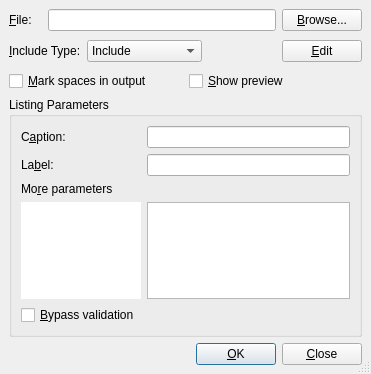
<ui version="4.0" >
 <class>IncludeUi</class>
 <widget class="QDialog" name="IncludeUi" >
  <property name="geometry" >
   <rect>
    <x>0</x>
    <y>0</y>
    <width>371</width>
    <height>374</height>
   </rect>
  </property>
  <property name="windowTitle" >
   <string/>
  </property>
  <property name="sizeGripEnabled" >
   <bool>true</bool>
  </property>
  <layout class="QGridLayout" >
   <property name="margin" >
    <number>9</number>
   </property>
   <property name="spacing" >
    <number>6</number>
   </property>
   <item row="3" column="0" colspan="6" >
    <widget class="QGroupBox" name="listingsGB" >
     <property name="sizePolicy" >
      <sizepolicy>
       <hsizetype>7</hsizetype>
       <vsizetype>7</vsizetype>
       <horstretch>0</horstretch>
       <verstretch>0</verstretch>
      </sizepolicy>
     </property>
     <property name="title" >
      <string>Listing Parameters</string>
     </property>
     <layout class="QGridLayout" >
      <property name="margin" >
       <number>9</number>
      </property>
      <property name="spacing" >
       <number>6</number>
      </property>
      <item row="3" column="1" >
       <widget class="QTextEdit" name="listingsED" >
        <property name="sizePolicy" >
         <sizepolicy>
          <hsizetype>5</hsizetype>
          <vsizetype>7</vsizetype>
          <horstretch>0</horstretch>
          <verstretch>0</verstretch>
         </sizepolicy>
        </property>
        <property name="minimumSize" >
         <size>
          <width>0</width>
          <height>0</height>
         </size>
        </property>
       </widget>
      </item>
      <item row="4" column="0" colspan="2" >
       <widget class="QCheckBox" name="bypassCB" >
        <property name="toolTip" >
         <string>Check it to enter parameters that are not recognizable by LyX</string>
        </property>
        <property name="text" >
         <string>&amp;Bypass validation</string>
        </property>
       </widget>
      </item>
      <item row="0" column="1" >
       <widget class="QLineEdit" name="captionLE" >
        <property name="minimumSize" >
         <size>
          <width>150</width>
          <height>0</height>
         </size>
        </property>
       </widget>
      </item>
      <item row="0" column="0" >
       <widget class="QLabel" name="captionLabel" >
        <property name="text" >
         <string>C&amp;aption:</string>
        </property>
        <property name="buddy" >
         <cstring>captionLE</cstring>
        </property>
       </widget>
      </item>
      <item row="1" column="1" >
       <widget class="QLineEdit" name="labelLE" />
      </item>
      <item row="1" column="0" >
       <widget class="QLabel" name="labelLabel" >
        <property name="text" >
         <string>La&amp;bel:</string>
        </property>
        <property name="buddy" >
         <cstring>labelLE</cstring>
        </property>
       </widget>
      </item>
      <item row="2" column="0" colspan="2" >
       <widget class="QLabel" name="label_3" >
        <property name="text" >
         <string>Mo&amp;re parameters</string>
        </property>
        <property name="buddy" >
         <cstring>listingsED</cstring>
        </property>
       </widget>
      </item>
      <item row="3" column="0" >
       <widget class="QTextBrowser" name="listingsTB" >
        <property name="sizePolicy" >
         <sizepolicy>
          <hsizetype>0</hsizetype>
          <vsizetype>7</vsizetype>
          <horstretch>0</horstretch>
          <verstretch>0</verstretch>
         </sizepolicy>
        </property>
        <property name="minimumSize" >
         <size>
          <width>0</width>
          <height>0</height>
         </size>
        </property>
        <property name="maximumSize" >
         <size>
          <width>120</width>
          <height>16777215</height>
         </size>
        </property>
        <property name="cursor" >
         <cursor>0</cursor>
        </property>
        <property name="focusPolicy" >
         <enum>Qt::NoFocus</enum>
        </property>
        <property name="acceptDrops" >
         <bool>true</bool>
        </property>
        <property name="frameShape" >
         <enum>QFrame::NoFrame</enum>
        </property>
        <property name="frameShadow" >
         <enum>QFrame::Plain</enum>
        </property>
        <property name="lineWidth" >
         <number>0</number>
        </property>
        <property name="acceptRichText" >
         <bool>false</bool>
        </property>
       </widget>
      </item>
     </layout>
    </widget>
   </item>
   <item row="2" column="0" colspan="6" >
    <layout class="QHBoxLayout" >
     <property name="margin" >
      <number>0</number>
     </property>
     <property name="spacing" >
      <number>6</number>
     </property>
     <item>
      <widget class="QCheckBox" name="visiblespaceCB" >
       <property name="sizePolicy" >
        <sizepolicy>
         <hsizetype>3</hsizetype>
         <vsizetype>0</vsizetype>
         <horstretch>0</horstretch>
         <verstretch>0</verstretch>
        </sizepolicy>
       </property>
       <property name="toolTip" >
        <string>Underline spaces in generated output</string>
       </property>
       <property name="text" >
        <string>&amp;Mark spaces in output</string>
       </property>
      </widget>
     </item>
     <item>
      <widget class="QCheckBox" name="previewCB" >
       <property name="sizePolicy" >
        <sizepolicy>
         <hsizetype>3</hsizetype>
         <vsizetype>0</vsizetype>
         <horstretch>0</horstretch>
         <verstretch>0</verstretch>
        </sizepolicy>
       </property>
       <property name="toolTip" >
        <string>Show LaTeX preview</string>
       </property>
       <property name="text" >
        <string>&amp;Show preview</string>
       </property>
      </widget>
     </item>
    </layout>
   </item>
   <item row="4" column="0" colspan="6" >
    <layout class="QHBoxLayout" >
     <property name="margin" >
      <number>0</number>
     </property>
     <property name="spacing" >
      <number>6</number>
     </property>
     <item>
      <spacer>
       <property name="orientation" >
        <enum>Qt::Horizontal</enum>
       </property>
       <property name="sizeType" >
        <enum>QSizePolicy::Expanding</enum>
       </property>
       <property name="sizeHint" >
        <size>
         <width>20</width>
         <height>20</height>
        </size>
       </property>
      </spacer>
     </item>
     <item>
      <widget class="QPushButton" name="okPB" >
       <property name="text" >
        <string>&amp;OK</string>
       </property>
       <property name="default" >
        <bool>true</bool>
       </property>
      </widget>
     </item>
     <item>
      <widget class="QPushButton" name="closePB" >
       <property name="text" >
        <string>&amp;Close</string>
       </property>
      </widget>
     </item>
    </layout>
   </item>
   <item row="0" column="0" >
    <widget class="QLabel" name="filenameLA" >
     <property name="toolTip" >
      <string/>
     </property>
     <property name="text" >
      <string>&amp;File:</string>
     </property>
     <property name="buddy" >
      <cstring>filenameED</cstring>
     </property>
    </widget>
   </item>
   <item row="0" column="1" colspan="4" >
    <widget class="QLineEdit" name="filenameED" >
     <property name="toolTip" >
      <string>File name to include</string>
     </property>
    </widget>
   </item>
   <item row="1" column="0" colspan="2" >
    <widget class="QLabel" name="TextLabel1" >
     <property name="text" >
      <string>&amp;Include Type:</string>
     </property>
     <property name="buddy" >
      <cstring>typeCO</cstring>
     </property>
    </widget>
   </item>
   <item row="1" column="2" >
    <widget class="QComboBox" name="typeCO" >
     <item>
      <property name="text" >
       <string>Include</string>
      </property>
     </item>
     <item>
      <property name="text" >
       <string>Input</string>
      </property>
     </item>
     <item>
      <property name="text" >
       <string>Verbatim</string>
      </property>
     </item>
     <item>
      <property name="text" >
       <string>Program Listing</string>
      </property>
     </item>
    </widget>
   </item>
   <item row="1" column="3" >
    <spacer>
     <property name="orientation" >
      <enum>Qt::Horizontal</enum>
     </property>
     <property name="sizeType" >
      <enum>QSizePolicy::Expanding</enum>
     </property>
     <property name="sizeHint" >
      <size>
       <width>28</width>
       <height>28</height>
      </size>
     </property>
    </spacer>
   </item>
   <item row="0" column="5" >
    <widget class="QPushButton" name="browsePB" >
     <property name="toolTip" >
      <string>Select a file</string>
     </property>
     <property name="text" >
      <string>&amp;Browse...</string>
     </property>
    </widget>
   </item>
   <item row="1" column="5" >
    <widget class="QPushButton" name="editPB" >
     <property name="toolTip" >
      <string>Edit the file</string>
     </property>
     <property name="text" >
      <string>&amp;Edit</string>
     </property>
    </widget>
   </item>
  </layout>
 </widget>
 <tabstops>
  <tabstop>filenameED</tabstop>
  <tabstop>browsePB</tabstop>
  <tabstop>typeCO</tabstop>
  <tabstop>editPB</tabstop>
  <tabstop>visiblespaceCB</tabstop>
  <tabstop>previewCB</tabstop>
  <tabstop>captionLE</tabstop>
  <tabstop>labelLE</tabstop>
  <tabstop>listingsTB</tabstop>
  <tabstop>listingsED</tabstop>
  <tabstop>okPB</tabstop>
  <tabstop>closePB</tabstop>
 </tabstops>
 <includes>
  <include location="local" >qt_helpers.h</include>
 </includes>
 <resources/>
 <connections/>
</ui>
